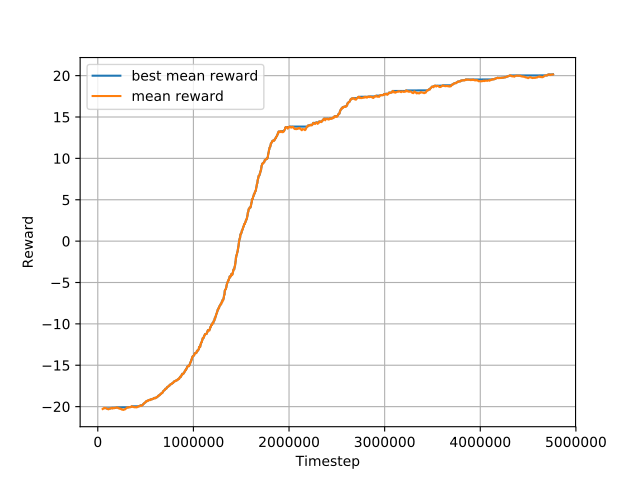

Source code (Python):
import matplotlib.pyplot as plt
import pickle
import argparse

def main(args):
    with open(args.metrics_file, "rb") as f:
        metrics = pickle.load(f)
    timestep = metrics["timestep"]
    mean_reward = metrics["mean_reward"]
    best_mean_reward = metrics["best_mean_reward"]

    plt.figure()
    plt.plot(timestep, best_mean_reward, label="best mean reward")
    plt.plot(timestep, mean_reward, label="mean reward")
    plt.legend()
    plt.grid()
    plt.xlabel("Timestep")
    plt.ylabel("Reward")
    plt.savefig(args.output_filename)

def get_parser():
    parser = argparse.ArgumentParser()
    parser.add_argument(
        "--output_filename",
        type=str,
        required=True,
        help="Output filename"
    )
    parser.add_argument(
        "metrics_file",
        type=str,
        help="Pickle file with pong metrics"
    )
    return parser

if __name__ == "__main__":
    main(get_parser().parse_args())
